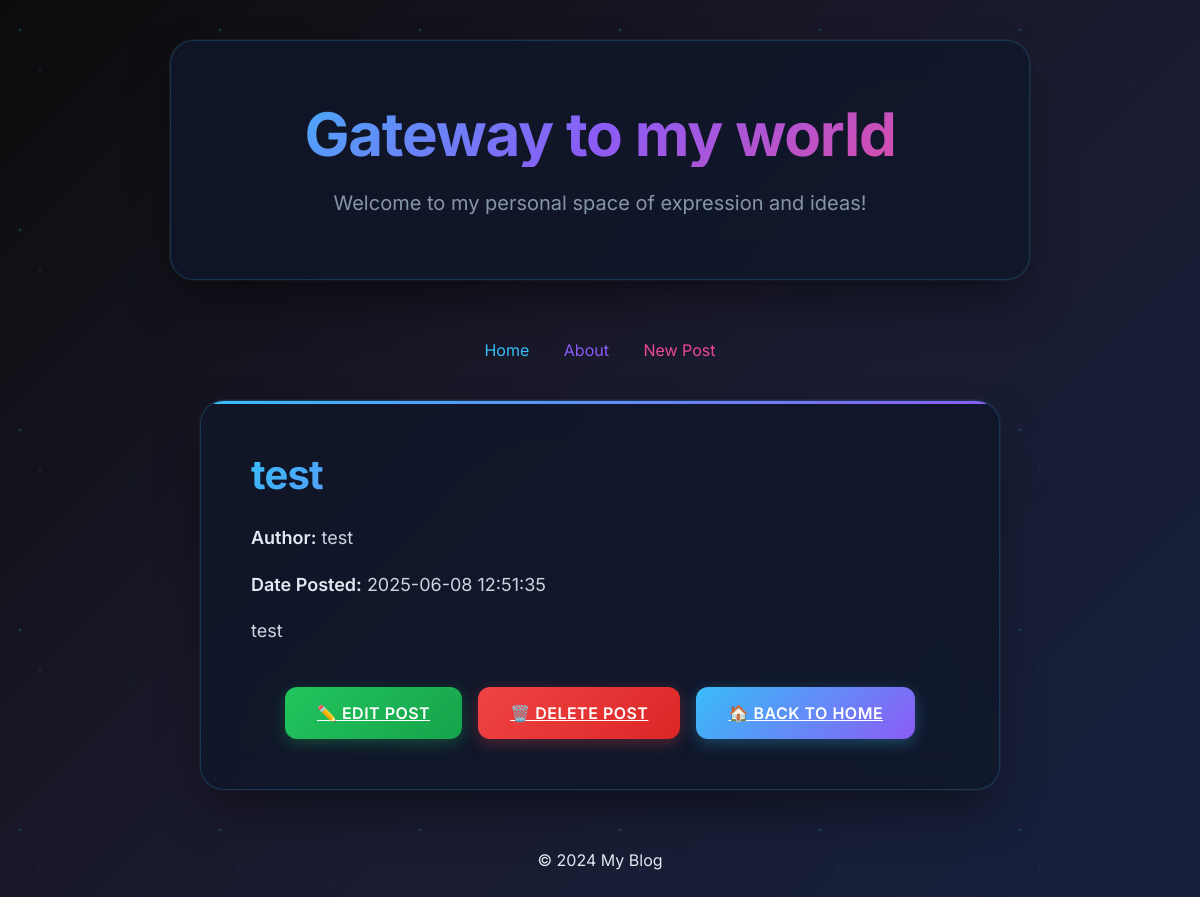
Screenshot of /post/3 with the database file from the repository.
### models.py (models this page shows, shortened)
class Post(db.Model):
    id = db.Column(db.Integer, primary_key=True)
    title = db.Column(db.String(80), nullable=False)
    author = db.Column(db.String(50),nullable=False)
    content = db.Column(db.Text, nullable=False)
    date_posted = db.Column(db.DateTime, nullable=False, default=datetime.utcnow)

### app.py (the view)
@app.route('/post/<int:id>')
def post_details(id):
    post = Post.query.get_or_404(id)
    return render_template('post_details.html', post=post)

### templates/post_details.html (shortened to what this page needs)
{% extends 'base.html' %}
{% block content %}
<article>
    <h2>{{post.title}}</h2>
    <p><strong>Author:</strong> {{ post.author }}</p>
    <p><strong>Date Posted:</strong> {{post.date_posted.strftime('%Y-%m-%d %H:%M:%S')}}</p>
    {% for paragraph in post.content.split('\n') %}
        {% if paragraph %}
            <p>{{ paragraph }}</p>
        {% endif %}
    {% endfor %}
    <div class="post-actions" style="margin-top: 40px; display: flex; gap: 16px; justify-content: center;">
        <a href="{{ url_for('edit_post', id=post.id) }}" class="btn btn2">✏️ Edit Post</a>
        <a href="{{ url_for('delete_post', id=post.id) }}" class="btn danger">🗑️ Delete Post</a>
        <a href="{{ url_for('home') }}" class="btn">🏠 Back to Home</a>
    </div>
</article>
{% endblock %}

### static/style.css (style rules this page uses)
* { margin: 0; padding: 0; box-sizing: border-box; }
body { background: linear-gradient(135deg, #0c0c0c 0%, #1a1a2e 50%, #16213e 100%); min-height: 100vh; font-family: 'Inter', sans-serif; color: #e2e8f0; overflow-x: hidden; }
body::before { content: ''; position: fixed; top: 0; left: 0; width: 100%; height: 100%; background-image: radial-gradient(2px 2px at 20px 30px, rgba(56, 189, 248, 0.3), transparent), radial-gradient(2px 2px at 40px 70px, rgba(139, 92, 246, 0.2), transparent), radial-gradient(1px 1px at 90px 40px, rgba(236, 72, 153, 0.3), transparent), radial-gradient(1px 1px at 130px 80px, rgba(34, 197, 94, 0.2), transparent); background-repeat: repeat; background-size: 200px 200px; animation: float 20s ease-in-out infinite; pointer-events: none; z-index: -1; }
html { scroll-behavior: smooth; }
.btn { padding: 16px 32px; background: linear-gradient(135deg, #38bdf8, #8b5cf6); color: white; border: none; border-radius: 12px; font-size: 1rem; font-weight: 600; font-family: 'Inter', sans-serif; cursor: pointer; transition: all 0.3s ease; position: relative; overflow: hidden; box-shadow: 0 4px 15px rgba(56, 189, 248, 0.3); text-transform: uppercase; letter-spacing: 0.5px; }
.btn::before { content: ''; position: absolute; top: 0; left: -100%; width: 100%; height: 100%; background: linear-gradient(90deg, transparent, rgba(255, 255, 255, 0.2), transparent); transition: left 0.5s ease; }
.btn2 { background: linear-gradient(135deg, #22c55e, #16a34a); box-shadow: 0 4px 15px rgba(34, 197, 94, 0.3); }
.btn.danger, .btn.btn.danger { background: linear-gradient(135deg, #ef4444, #dc2626); box-shadow: 0 4px 15px rgba(239, 68, 68, 0.3); }
article { max-width: 800px; margin: 40px auto; padding: 50px; background: rgba(15, 23, 42, 0.8); border-radius: 24px; border: 1px solid rgba(56, 189, 248, 0.2); backdrop-filter: blur(20px); box-shadow: 0 25px 50px -12px rgba(0, 0, 0, 0.5), 0 0 0 1px rgba(255, 255, 255, 0.05); position: relative; overflow: hidden; animation: slideUp 0.6s ease-out forwards; }
article::before { content: ''; position: absolute; top: 0; left: 0; right: 0; height: 3px; background: linear-gradient(90deg, #38bdf8, #8b5cf6, #ec4899, #22c55e); background-size: 300% 100%; animation: shimmer 3s ease-in-out infinite; }
article h2 { font-size: 2.5rem; font-weight: 700; background: linear-gradient(135deg, #38bdf8, #8b5cf6, #ec4899); background-clip: text; -webkit-background-clip: text; -webkit-text-fill-color: transparent; margin-bottom: 24px; line-height: 1.2; letter-spacing: -0.02em; }
article p { font-size: 1.125rem; line-height: 1.7; color: #cbd5e1; margin-bottom: 16px; }
article p strong { color: #e2e8f0; font-weight: 600; }

### rows the page displays
Post: title "test", author "test", date_posted "2025-06-08 12:51:35", content "test"
